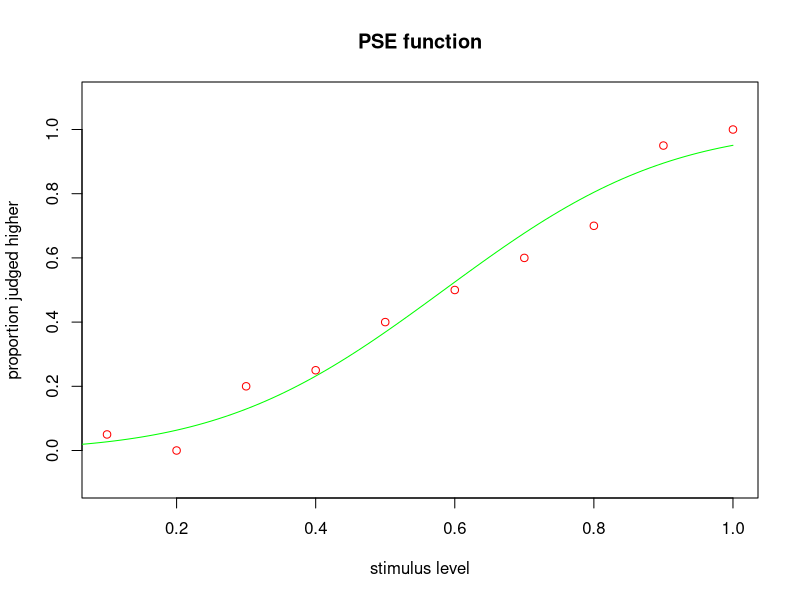

Source code (R):
# steps.R  Maximum likelihood fit of a curve to a psychometric function, in steps

rm( list=ls() )

# make up some behavioural data for a discrimination task
df <- data.frame( stimlev=seq( 0.1, 1.0, by=0.1 ),                  # stimulus levels
                  ntrials=rep( 20, times=10 ),                      # number of trials at each stimulus level
                  nhigher=c( 1, 0, 4, 5, 8, 10, 12, 14, 19, 20 ) )  # number of trials where the observer responded "higher"
df$phigher <- df$nhigher / df$ntrials                               # 'nhigher' expressed as a proportion

# choose the form of the psychometric function
psyfn <- function( x, mu, sigma )
    pnorm( x, mu, sigma )

# here's a guess for mu and sigma
mu <- 0.10
sigma <- 0.20

# what's the probability of a correct response at the first stimulus level in our dataframe
# , according to these values of mu and sigma?
psyfn( df$stimlev[1], mu, sigma )
# is this number (0.5) consistent with the data we got (1)?


# what's the probability of getting the observed number of correct
# responses at the lowest stimulus level, according to these values
# of mu and sigma?
# i.e. what is the porobability of getting 1 (from data) out of 20 trials. If underlying prob is 0.5? ANS: suuuuper small
dbinom( df$nhigher[1], df$ntrials[1], psyfn( df$stimlev[1], mu, sigma ) )


# what are the probabilities of correct responses at *all* the stimulus
# levels, according to these values of mu and sigma?
psyfn( df$stimlev, mu, sigma )

# what are the probabilities of getting the observed numbers of correct
# responses at *all* the stimulus levels, according to these values of mu
# and sigma?
dbinom( df$nhigher, df$ntrials, psyfn( df$stimlev, mu, sigma ) )
# We did the same thing but now checking for all 10 stimulus levels. ALL the prob of getting our data 
# if the fitted function has our mu and sigma are... terrible

# what's the joint probability of all these observed numbers of correct
# responses, according to these values of mu and sigma?
prod( dbinom( df$nhigher, df$ntrials, psyfn( df$stimlev, mu, sigma ) ) )
# We don't want 10 different probs, we want ONE number that tells us how probable All of the observed data is,
# if we have our parameters: Veeery small! xxx...e-108!


# convert this probability into a negative log likelihood
# THIS is to avoid the computer ROUNDING DOWN TO ZERO! 
# This can confuse things like optim: if a bunch of likelihoods are ZERO, it doesn't think it can improve... so it will give up
-sum(log( dbinom( df$nhigher, df$ntrials, psyfn( df$stimlev, mu, sigma ) ) ))
# the sum is b/c: log(A*B) = log(A) + log(B) --> since we dont have to multiply small numbers by small numbers, way less likely to get to ZERO

# forget about our guesses for mu and sigma, and make the line above
# into a function of a variable p (which is an atomic vector of length 2)
obj <- function( p )
    -sum(log( dbinom( df$nhigher, df$ntrials, psyfn( df$stimlev, p[1], p[2] ) ) ))
# this CAN be written as function(my, sigma) BUT R's minimizing functions minimize ONE thing (but that one thing can have 2 components!)

# find the parameters that minimize the objective function
pinit <- c( 0.5, 0.2 )             # initial guess
phat <- optim( pinit, obj )$par    # find the parameters of the best fit

# plot data and fitted PSE function
plot( df$stimlev, df$phigher, col='red', ylim=c(-0.1,1.1), xlab='stimulus level', ylab='proportion judged higher', main='PSE function' )
curve( psyfn( x, phat[1], phat[2] ), from=0, to=1, col='green', add=TRUE )
